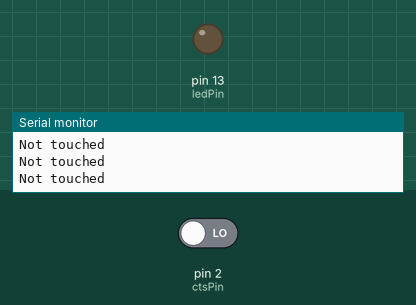
Simulated run of this program. Board: Arduino Uno, built with avr-gcc and run on an emulated ATmega328P. Parts: output pins drawn as LEDs (lit = HIGH), the last lines printed to the serial monitor. The test bench sets the inputs (shaded band); at power-on: pin 2 (ctsPin) LOW.

Above: at 1.8 s.
1.9 s: pin 2 (ctsPin) driven HIGH
At 2.3 s:
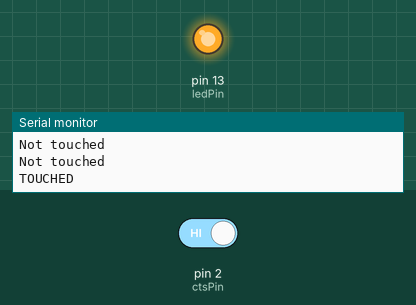
3.5 s: pin 2 (ctsPin) driven LOW
At 4.7 s:
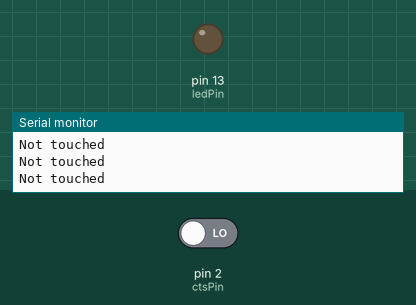
Timing chart, 0 to 6.5 s (numbered marks = the images above; inputs shaded):
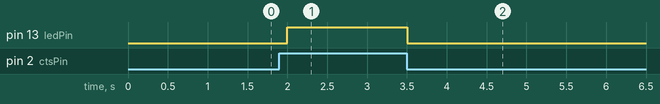

The program:

main.cpp
```cpp
// Сенсорная кнопка (Touch Button)

#include <Arduino.h>

#define ctsPin 2 // Пин для сенсорной кнопки
int ledPin = 13; // Пин для светодиода

void setup() {
  Serial.begin(9600);      // Инициализация последовательного соединения и задание скорости передачи данных в бит/с(бод)
  pinMode(ledPin, OUTPUT); // Установка режима работы пина светодиода на выход
  pinMode(ctsPin, INPUT);  // Установка режима работы пина сенсорной кнопки на вход
}

void loop() {
  int ctsValue = digitalRead(ctsPin); // Считывание значения с сенсорной кнопки и запись её в переменную ctsValue
  if (ctsValue == HIGH) {             // Если значение переменной ctsValue равно HIGH, то загорится светодиод на 13 пине (Встроенный) и появиться надпись "TOUCHED"
    digitalWrite(ledPin, HIGH);       // Загорается светодиод
    Serial.println("TOUCHED");        // Появление надписи "TOUCHED"
  }
  else {
    digitalWrite(ledPin, LOW);        // Светодиод не горит
    Serial.println("Not touched");    // Появление надписи "Not touched"
  }
  delay(500); // Обновление показаний происходит через 500мс
}
```

Measured:
- after the input at 1.9 s, pin 13 (ledPin): LOW → HIGH after 0.10 s
- after the input at 3.5 s, pin 13 (ledPin): HIGH → LOW at once
